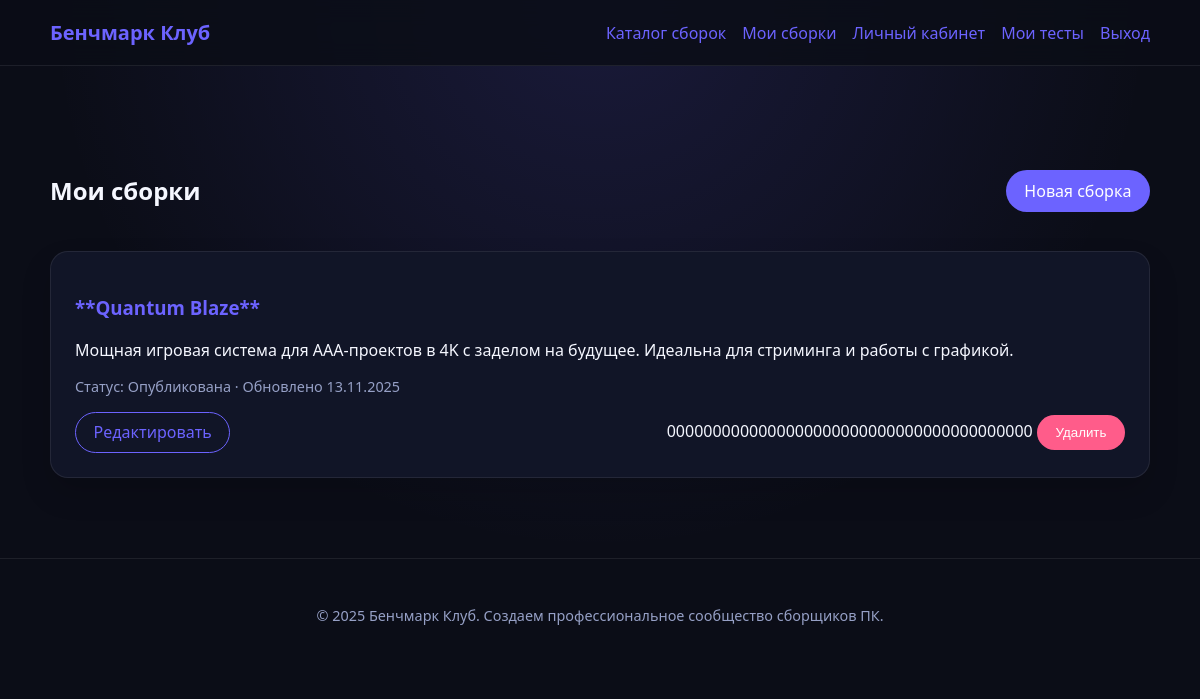
The app's page /builds/mine (signed in) with its own data.
### app/models.py (models this page shows, shortened)
class Build(db.Model):
    __tablename__ = "builds"
    id = db.Column(db.Integer, primary_key=True)
    title = db.Column(db.String(120), nullable=False)
    description = db.Column(db.Text, nullable=False)
    hardware_summary = db.Column(db.Text, nullable=False)
    is_published = db.Column(db.Boolean, default=False, nullable=False)
    is_anonymous = db.Column(db.Boolean, default=False, nullable=False)
    cover_image = db.Column(db.String(255))
    created_at = db.Column(db.DateTime, default=datetime.utcnow, nullable=False)
    updated_at = db.Column(
        db.DateTime, default=datetime.utcnow, onupdate=datetime.utcnow
    )
    author_id = db.Column(db.Integer, db.ForeignKey("users.id"), nullable=False)
    author = db.relationship("User", back_populates="builds")
    tags = db.relationship("Tag", secondary=build_tags, back_populates="builds")
    comments = db.relationship(
        "BuildComment", back_populates="build", cascade="all,delete-orphan"
    )
    ratings = db.relationship(
        "BuildRating", back_populates="build", cascade="all,delete-orphan"
    )
    components = db.relationship(
        "BuildComponent", back_populates="build", cascade="all,delete-orphan"
    )
    benchmarks = db.relationship(
        "BenchmarkResult", back_populates="build", cascade="all,delete-orphan"
    )

### app/routes.py (the view)
@builds_bp.route("/mine")
@login_required
def mine():
    my_builds = (
        Build.query.filter_by(author_id=current_user.id)
        .order_by(Build.updated_at.desc())
        .all()
    )
    return render_template("builds/mine.html", builds=my_builds)

### app/__init__.py (called while the page is built)
def _register_context_processors(app: Flask) -> None:
    @app.context_processor
    def inject_globals():
        return {"current_year": datetime.utcnow().year}

### app/models.py (called while the page is built)
@login_manager.user_loader
def load_user(user_id):
    return User.query.get(int(user_id))

### app/templates/builds/mine.html (shortened to what this page needs)
{% extends "base.html" %}
{% block content %}
  <section class="grid">
    <div class="header-row">
      <h1>Мои сборки</h1>
      <a class="btn btn-accent" href="{{ url_for('builds.create') }}">Новая сборка</a>
    </div>
    <div class="cards-grid">
      {% for build in builds %}
        <article class="card">
          <h3><a href="{{ url_for('builds.detail', build_id=build.id) }}">{{ build.title }}</a></h3>
          <p>{{ build.description|truncate(160) }}</p>
          <p class="card__meta">
            Статус: {{ 'Опубликована' if build.is_published else 'Черновик' }} · Обновлено {{ build.updated_at.strftime('%d.%m.%Y') if build.updated_at else build.created_at.strftime('%d.%m.%Y') }}
          </p>
          <div class="card__footer">
            <a class="btn" href="{{ url_for('builds.edit', build_id=build.id) }}">Редактировать</a>
            <form method="post" action="{{ url_for('builds.delete', build_id=build.id) }}" onsubmit="return confirm('Удалить сборку?')" class="inline">
              {{ csrf_token() }}
              <button class="btn btn-danger" type="submit">Удалить</button>
            </form>
          </div>
        </article>
      {% else %}
        <p>Еще нет сохраненных сборок. <a href="{{ url_for('builds.create') }}">Создайте первую.</a></p>
      {% endfor %}
    </div>
  </section>
{% endblock %}

### app/static/css/styles.css (style rules this page uses)
:root { color-scheme: dark; --bg: #0b0d17; --surface: #111527; --surface-alt: #161b33; --text: #f5f7ff; --muted: #96a0c6; --accent: #6c63ff; --accent-hover: #867dff; --danger: #ff5c8a; --success: #4bd582; --border: rgba(255, 255, 255, 0.08); font-family: "Segoe UI", system-ui, -apple-system, sans-serif; }
body { margin: 0; background: radial-gradient(circle at top, rgba(108, 99, 255, 0.15), transparent 55%), var(--bg); color: var(--text); min-height: 100vh; }
a { color: var(--accent); text-decoration: none; }
.btn { display: inline-block; padding: 0.55rem 1.1rem; border-radius: 999px; border: 1px solid var(--accent); color: var(--accent); transition: all 0.2s ease-in-out; }
.btn-accent { background: var(--accent); border-color: transparent; color: white; }
.btn-danger { border-color: transparent; background: var(--danger); color: white; }
.card { background: var(--surface); border: 1px solid var(--border); border-radius: 18px; padding: 1.5rem; box-shadow: 0 15px 30px rgba(0, 0, 0, 0.15); }
.card__meta { color: var(--muted); font-size: 0.9rem; }
.card__footer { margin-top: 1rem; display: flex; justify-content: space-between; align-items: center; flex-wrap: wrap; gap: 0.5rem; }
.grid { margin-top: 3rem; display: grid; gap: 1.5rem; }
.cards-grid { display: grid; gap: 1.5rem; grid-template-columns: repeat(auto-fit, minmax(260px, 1fr)); }
.header-row { display: flex; align-items: center; justify-content: space-between; flex-wrap: wrap; gap: 1rem; }
.inline { display: inline; }

### records on screen
Build: title "**Quantum Blaze**", description "Мощная игровая система для AAA-проектов в 4K с заделом на будущее. Идеальна для стриминга и работы с графикой.", is_published "Опубликована", updated_at "13.11.2025", csrf_token "0000000000000000000000000000000000000000"
